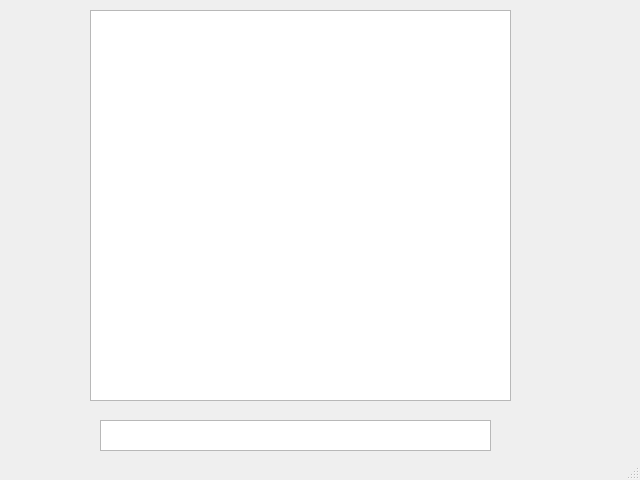
<?xml version="1.0" encoding="UTF-8"?>
<ui version="4.0">
 <class>TestUI</class>
 <widget class="QMainWindow" name="TestUI">
  <property name="geometry">
   <rect>
    <x>0</x>
    <y>0</y>
    <width>640</width>
    <height>480</height>
   </rect>
  </property>
  <property name="windowTitle">
   <string>MainWindow</string>
  </property>
  <widget class="QWidget" name="centralwidget">
   <widget class="QPlainTextEdit" name="userMessageTextInput">
    <property name="geometry">
     <rect>
      <x>100</x>
      <y>420</y>
      <width>391</width>
      <height>31</height>
     </rect>
    </property>
   </widget>
   <widget class="QPushButton" name="sendButton">
    <property name="geometry">
     <rect>
      <x>510</x>
      <y>420</y>
      <width>71</width>
      <height>41</height>
     </rect>
    </property>
    <property name="cursor">
     <cursorShape>PointingHandCursor</cursorShape>
    </property>
    <property name="styleSheet">
     <string notr="true">font: 10pt &quot;MS Shell Dlg 2&quot;;
border-radius: 50px;
</string>
    </property>
    <property name="text">
     <string/>
    </property>
    <property name="icon">
     <iconset resource="resources/resources.qrc">
      <normaloff>:/images/sendMessageButton.png</normaloff>:/images/sendMessageButton.png</iconset>
    </property>
    <property name="iconSize">
     <size>
      <width>64</width>
      <height>34</height>
     </size>
    </property>
   </widget>
   <widget class="QPlainTextEdit" name="displayMessageText">
    <property name="enabled">
     <bool>true</bool>
    </property>
    <property name="geometry">
     <rect>
      <x>90</x>
      <y>10</y>
      <width>421</width>
      <height>391</height>
     </rect>
    </property>
    <property name="readOnly">
     <bool>true</bool>
    </property>
    <property name="plainText">
     <string>
</string>
    </property>
   </widget>
  </widget>
  <widget class="QStatusBar" name="statusbar"/>
 </widget>
 <resources>
  <include location="resources/resources.qrc"/>
 </resources>
 <connections/>
</ui>
